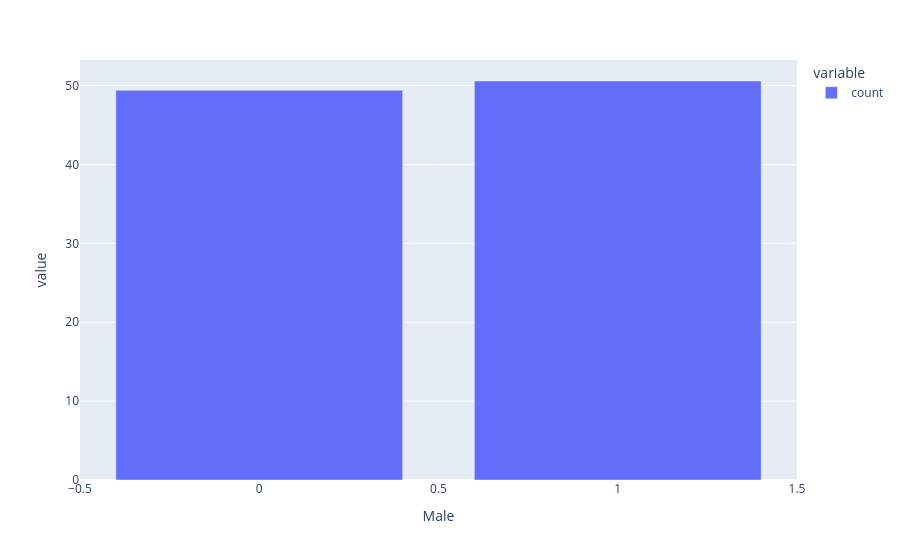

This figure's notebook cell:
### Markdown cell above
## Categorical Features

### Code cell
px.bar(df_obesity.value_counts("Male") / len(df_obesity) * 100)

### Figure 1 — Plotly figure (JSON) as saved in the notebook; plotly's stock layout.template omitted (floating-point values rounded to 4 significant figures)
{"data": [{"hovertemplate": "variable=count<br>Male=%{x}<br>value=%{y}<extra></extra>", "legendgroup": "count", "marker": {"color": "#636efa", "pattern": {"shape": ""}}, "name": "count", "orientation": "v", "showlegend": true, "textposition": "auto", "type": "bar", "x": [1, 0], "xaxis": "x", "y": [50.59, 49.41], "yaxis": "y"}], "layout": {"barmode": "relative", "legend": {"title": {"text": "variable"}, "tracegroupgap": 0}, "margin": {"t": 60}, "xaxis": {"anchor": "y", "domain": [0, 1], "title": {"text": "Male"}}, "yaxis": {"anchor": "x", "domain": [0, 1], "title": {"text": "value"}}}}
